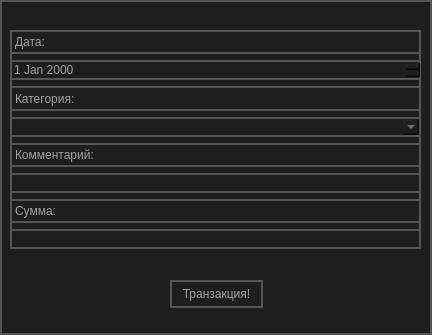
<?xml version="1.0" encoding="UTF-8"?>
<ui version="4.0">
 <class>new_transaction_window</class>
 <widget class="QDialog" name="new_transaction_window">
  <property name="geometry">
   <rect>
    <x>0</x>
    <y>0</y>
    <width>432</width>
    <height>335</height>
   </rect>
  </property>
  <property name="windowTitle">
   <string>Новая транзакция</string>
  </property>
  <property name="styleSheet">
   <string notr="true">
background-color:rgb(30, 30, 30);
border:2px solid;
border-color:rgb(85, 85, 85);
color:rgb(161, 161, 161);</string>
  </property>
  <widget class="QPushButton" name="make_transaction">
   <property name="geometry">
    <rect>
     <x>170</x>
     <y>280</y>
     <width>93</width>
     <height>28</height>
    </rect>
   </property>
   <property name="styleSheet">
    <string notr="true">QPushButton{

color: white;

background-color:rgb(30, 30, 30);
border:2px solid;
border-color:rgb(85, 85, 85);
color:rgb(161, 161, 161);
}
QPushButton:hover{
color:rgb(0, 85, 255);
background-color: rgb(159, 159, 159);
}

QPushButton:pressed{
color:rgb(0, 85, 255);
background-color:rgb(159, 159, 159)
}
</string>
   </property>
   <property name="text">
    <string>Транзакция!</string>
   </property>
  </widget>
  <widget class="QWidget" name="layoutWidget">
   <property name="geometry">
    <rect>
     <x>10</x>
     <y>30</y>
     <width>411</width>
     <height>219</height>
    </rect>
   </property>
   <layout class="QVBoxLayout" name="verticalLayout">
    <item>
     <widget class="QLabel" name="label_3">
      <property name="styleSheet">
       <string notr="true">
background-color:rgb(30, 30, 30);
border:2px solid;
border-color:rgb(85, 85, 85);
color:rgb(161, 161, 161);</string>
      </property>
      <property name="text">
       <string>Дата:</string>
      </property>
     </widget>
    </item>
    <item>
     <widget class="QDateEdit" name="date_transaction">
      <property name="styleSheet">
       <string notr="true">
background-color:rgb(30, 30, 30);
border:2px solid;
border-color:rgb(85, 85, 85);
color:rgb(161, 161, 161);</string>
      </property>
     </widget>
    </item>
    <item>
     <widget class="QLabel" name="label_4">
      <property name="styleSheet">
       <string notr="true">
background-color:rgb(30, 30, 30);
border:2px solid;
border-color:rgb(85, 85, 85);
color:rgb(161, 161, 161);</string>
      </property>
      <property name="text">
       <string>Категория:</string>
      </property>
     </widget>
    </item>
    <item>
     <widget class="QComboBox" name="transaction_category">
      <property name="styleSheet">
       <string notr="true">
background-color:rgb(30, 30, 30);
border:2px solid;
border-color:rgb(85, 85, 85);
color:rgb(161, 161, 161);</string>
      </property>
     </widget>
    </item>
    <item>
     <widget class="QLabel" name="label_5">
      <property name="styleSheet">
       <string notr="true">
background-color:rgb(30, 30, 30);
border:2px solid;
border-color:rgb(85, 85, 85);
color:rgb(161, 161, 161);</string>
      </property>
      <property name="text">
       <string>Комментарий:</string>
      </property>
     </widget>
    </item>
    <item>
     <widget class="QLineEdit" name="comment_category">
      <property name="styleSheet">
       <string notr="true">
background-color:rgb(30, 30, 30);
border:2px solid;
border-color:rgb(85, 85, 85);
color:rgb(161, 161, 161);</string>
      </property>
     </widget>
    </item>
    <item>
     <widget class="QLabel" name="label_6">
      <property name="styleSheet">
       <string notr="true">
background-color:rgb(30, 30, 30);
border:2px solid;
border-color:rgb(85, 85, 85);
color:rgb(161, 161, 161);</string>
      </property>
      <property name="text">
       <string>Сумма:</string>
      </property>
     </widget>
    </item>
    <item>
     <widget class="QLineEdit" name="money_count">
      <property name="styleSheet">
       <string notr="true">
background-color:rgb(30, 30, 30);
border:2px solid;
border-color:rgb(85, 85, 85);
color:rgb(161, 161, 161);</string>
      </property>
     </widget>
    </item>
   </layout>
  </widget>
 </widget>
 <resources/>
 <connections/>
</ui>
